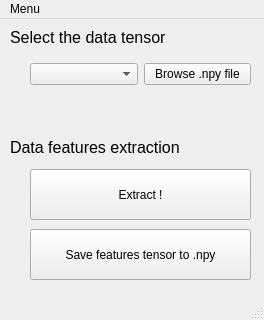
<?xml version="1.0" encoding="UTF-8"?>
<ui version="4.0">
 <class>MainWindow</class>
 <widget class="QMainWindow" name="MainWindow">
  <property name="geometry">
   <rect>
    <x>0</x>
    <y>0</y>
    <width>264</width>
    <height>320</height>
   </rect>
  </property>
  <property name="windowTitle">
   <string>MainWindow</string>
  </property>
  <widget class="QWidget" name="centralwidget">
   <widget class="QLabel" name="label">
    <property name="geometry">
     <rect>
      <x>10</x>
      <y>10</y>
      <width>211</width>
      <height>16</height>
     </rect>
    </property>
    <property name="font">
     <font>
      <pointsize>12</pointsize>
     </font>
    </property>
    <property name="text">
     <string>Select the data tensor</string>
    </property>
   </widget>
   <widget class="QWidget" name="gridLayoutWidget">
    <property name="geometry">
     <rect>
      <x>30</x>
      <y>40</y>
      <width>221</width>
      <height>31</height>
     </rect>
    </property>
    <layout class="QGridLayout" name="gridLayout">
     <item row="0" column="1">
      <widget class="QPushButton" name="pushButton">
       <property name="text">
        <string>Browse .npy file</string>
       </property>
      </widget>
     </item>
     <item row="0" column="0">
      <widget class="QComboBox" name="comboBox"/>
     </item>
    </layout>
   </widget>
   <widget class="QPushButton" name="pushButton_2">
    <property name="geometry">
     <rect>
      <x>30</x>
      <y>150</y>
      <width>221</width>
      <height>51</height>
     </rect>
    </property>
    <property name="text">
     <string>Extract !</string>
    </property>
   </widget>
   <widget class="QLabel" name="label_2">
    <property name="geometry">
     <rect>
      <x>10</x>
      <y>120</y>
      <width>211</width>
      <height>16</height>
     </rect>
    </property>
    <property name="font">
     <font>
      <pointsize>12</pointsize>
     </font>
    </property>
    <property name="text">
     <string>Data features extraction</string>
    </property>
   </widget>
   <widget class="QPushButton" name="pushButton_3">
    <property name="geometry">
     <rect>
      <x>30</x>
      <y>210</y>
      <width>221</width>
      <height>51</height>
     </rect>
    </property>
    <property name="text">
     <string>Save features tensor to .npy</string>
    </property>
   </widget>
  </widget>
  <widget class="QMenuBar" name="menubar">
   <property name="geometry">
    <rect>
     <x>0</x>
     <y>0</y>
     <width>264</width>
     <height>21</height>
    </rect>
   </property>
   <widget class="QMenu" name="menuMenu">
    <property name="title">
     <string>Menu</string>
    </property>
    <addaction name="actionQuit"/>
    <addaction name="actionInformations"/>
   </widget>
   <addaction name="menuMenu"/>
  </widget>
  <widget class="QStatusBar" name="statusbar"/>
  <action name="actionQuit">
   <property name="text">
    <string>Quit</string>
   </property>
   <property name="shortcut">
    <string>Esc</string>
   </property>
  </action>
  <action name="actionInformations">
   <property name="text">
    <string>Informations</string>
   </property>
  </action>
 </widget>
 <resources/>
 <connections/>
</ui>
